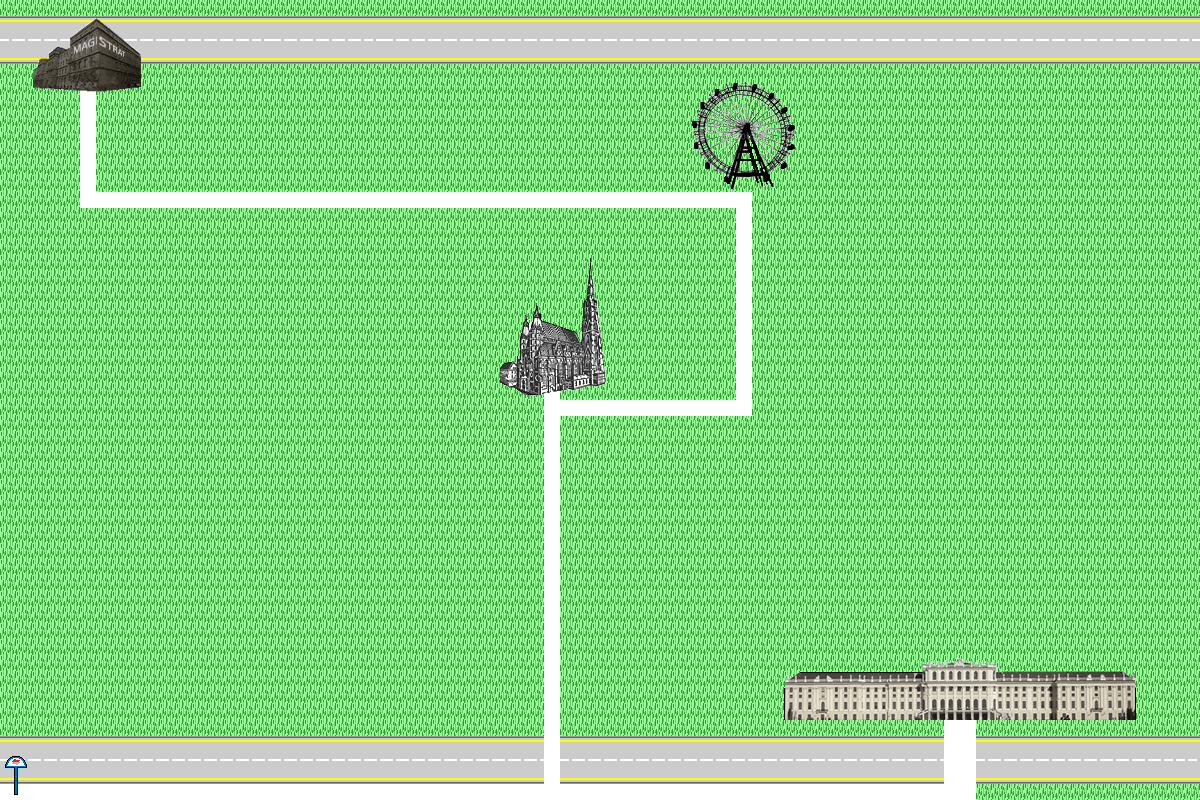

The image is a tile-based game level rendered from a .tmx file. Its description and source (layers, tilesets, objects; grid data summarised) follow:
An orthogonal 75x50 tile map with 16x16 px tiles, 3 tile layers (grass, sidewalk, buildings), 1 hidden layer not drawn, 10 tilesets.

<map version="1.0" orientation="orthogonal" width="75" height="50" tilewidth="16" tileheight="16">
 <tileset firstgid="1" name="big_map" tilewidth="16" tileheight="16">
  <image source="big_map.png" width="1200" height="800" />
 </tileset>
 <tileset firstgid="3751" name="gras" tilewidth="16" tileheight="16">
  <image source="gras.png" width="16" height="16" />
 </tileset>
 <tileset firstgid="3752" name="magistrat" tilewidth="16" tileheight="16">
  <image source="magistrat.png" width="112" height="80" />
 </tileset>
 <tileset firstgid="3787" name="riesenrad" tilewidth="16" tileheight="16">
  <image source="riesenrad.png" width="112" height="112" />
 </tileset>
 <tileset firstgid="3836" name="stephansdom" tilewidth="16" tileheight="16">
  <image source="stephansdom.png" width="112" height="144" />
 </tileset>
 <tileset firstgid="3899" name="schoenbrunn" tilewidth="16" tileheight="16">
  <image source="schoenbrunn.png" width="352" height="64" />
 </tileset>
 <tileset firstgid="3987" name="bus_station" tilewidth="16" tileheight="16">
  <image source="bus_station.png" width="32" height="48" />
 </tileset>
 <tileset firstgid="3993" name="grass" tilewidth="16" tileheight="16">
  <image source="grass.png" width="16" height="16" />
 </tileset>
 <tileset firstgid="3994" name="sidewalk" tilewidth="16" tileheight="16">
  <image source="sidewalk.png" width="80" height="16" />
 </tileset>
 <tileset firstgid="3999" name="street" tilewidth="16" tileheight="16">
  <image source="street.png" width="48" height="48" />
 </tileset>
 <layer name="Tile Layer 1" width="75" height="50" visible="0">
  <data>[3750 cells, 3750 non-empty, 3014 distinct tile ids]</data>
 </layer>
 <layer name="grass" width="75" height="50">
  <data>[3750 cells, 3688 non-empty, 1 distinct tile ids]</data>
 </layer>
 <layer name="sidewalk" width="75" height="50">
  <data>[3750 cells, 608 non-empty, 14 distinct tile ids]</data>
 </layer>
 <layer name="buildings" width="75" height="50">
  <data>[3750 cells, 241 non-empty, 241 distinct tile ids]</data>
 </layer>
</map>